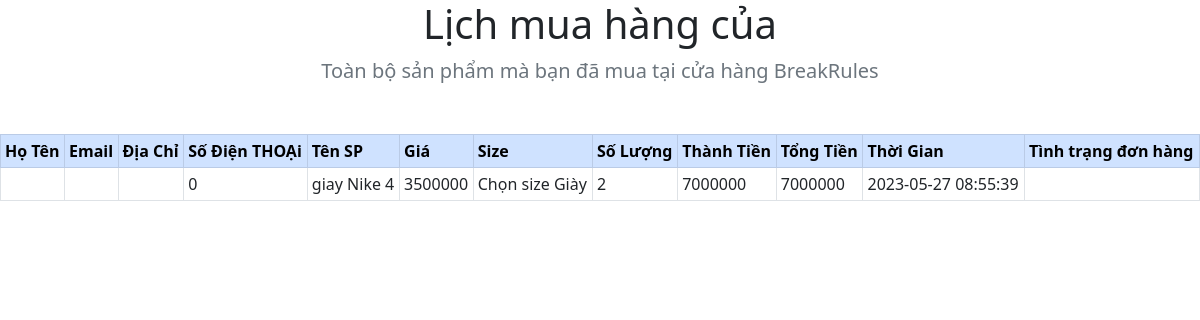
The page /history.php on the database its author committed.
### tables this page shows
CREATE TABLE `donhang` (
  `id` int(255) NOT NULL,
  `full_name` varchar(255) NOT NULL,
  `email` varchar(255) NOT NULL,
  `dia_chi` varchar(255) NOT NULL,
  `sdt` int(128) NOT NULL,
  `name` varchar(100) NOT NULL,
  `img` varchar(128) NOT NULL,
  `price` int(255) NOT NULL,
  `size` varchar(255) NOT NULL,
  `quantity` int(255) NOT NULL,
  `thanh_tien` int(255) NOT NULL,
  `tongtien` int(255) NOT NULL,
  `time` datetime NOT NULL
);

### history.php (the view, shortened to what this page needs)
<!DOCTYPE html>
<html lang="en">
<head>
    <link rel="stylesheet" href="https://cdn.jsdelivr.net/npm/bootstrap@5.2.2/dist/css/bootstrap.min.css">
</head>
<body>
<?php
$hostName = "localhost:3307";
$dbUser = "root";
$dbPassword = "";
$dbName = "banhang";
$conn = new mysqli($hostName, $dbUser, $dbPassword, $dbName);
$email = $_SESSION["email"];
$name=$_SESSION["full_name"];
$sql = "SELECT * FROM donhang WHERE email = '$email'";
$result = $conn->query($sql);
echo'<section class="jumbotron text-center">
        <div class="container mb-5 ">
                <h1 class="jumbotron-heading">Lịch mua hàng của '.$name.' </h1>
                <p class="lead text-muted"> Toàn bộ sản phẩm mà bạn đã mua tại cửa hàng BreakRules </p>
            </div>
            </div>
        </section>';
?>
<table class="table table-bordered table-sm">
    <tr class="table-primary">
        <th scope="col">Họ Tên</th>
        <th>Email</th>
        <th>Địa Chỉ</th>
        <th>Số Điện THOẠi</th>
        <th>Tên SP</th>
        <th>Giá </th>
        <th>Size</th>
        <th>Số Lượng</th>
        <th>Thành Tiền</th>
        <th>Tổng Tiền</th>
        <th> Thời Gian</th>
        <th> Tình trạng đơn hàng</th>
    </tr>
    <?php
    if ($result->num_rows > 0) {
        while ($row = $result->fetch_assoc()) {
            echo "<tr>";
            echo "<td>" . $row['full_name'] . "</td>";
            echo "<td>" . $row['email'] . "</td>";
            echo "<td>" . $row['dia_chi'] . "</td>";
            echo "<td>" . $row['sdt'] . "</td>";
            echo "<td>" . $row['name'] . "</td>";
            echo "<td>" . $row['price'] . "</td>";
            echo "<td>" . $row['size'] . "</td>";
            echo "<td>" . $row['quantity'] . "</td>";
            echo "<td>" . $row['thanh_tien'] . "</td>";
            echo "<td>" . $row['tongtien'] . "</td>";
            echo "<td>" . $row['time'] . "</td>";
            echo "<td>" . $row['tinh_trang'] . "</td>";
            echo "</tr>";
        }
    } else {
        echo "<tr><td colspan='2'>Không có dữ liệu.</td></tr>";
    }
    ?>
</table>
</body>

### rows shown on the page
donhang: sdt "0", name "giay Nike 4", price "3500000", size "Chọn size Giày", quantity "2", thanh_tien "7000000", tongtien "7000000", time "2023-05-27 08:55:39"
